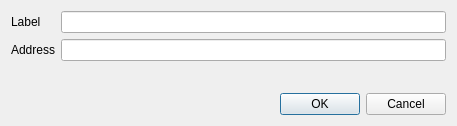
<?xml version="1.0" encoding="UTF-8"?>
<ui version="4.0">
 <class>EditAddressDialog</class>
 <widget class="QDialog" name="EditAddressDialog">
  <property name="geometry">
   <rect>
    <x>0</x>
    <y>0</y>
    <width>457</width>
    <height>126</height>
   </rect>
  </property>
  <property name="windowTitle">
   <string>Edit Address</string>
  </property>
  <layout class="QVBoxLayout" name="verticalLayout">
   <item>
    <layout class="QFormLayout" name="formLayout">
     <property name="fieldGrowthPolicy">
      <enum>QFormLayout::AllNonFixedFieldsGrow</enum>
     </property>
     <item row="0" column="0">
      <widget class="QLabel" name="label">
       <property name="text">
        <string>Label</string>
       </property>
       <property name="buddy">
        <cstring>labelEdit</cstring>
       </property>
      </widget>
     </item>
     <item row="0" column="1">
      <widget class="QLineEdit" name="labelEdit">
       <property name="toolTip">
        <string>The label associated with this address list entry</string>
       </property>
      </widget>
     </item>
     <item row="1" column="0">
      <widget class="QLabel" name="label_2">
       <property name="text">
        <string>Address</string>
       </property>
       <property name="buddy">
        <cstring>addressEdit</cstring>
       </property>
      </widget>
     </item>
     <item row="1" column="1">
      <widget class="QValidatedLineEdit" name="addressEdit">
       <property name="toolTip">
        <string>The address associated with this address list entry. This can only be modified for sending addresses.</string>
       </property>
      </widget>
     </item>
    </layout>
   </item>
   <item>
    <widget class="QDialogButtonBox" name="buttonBox">
     <property name="orientation">
      <enum>Qt::Horizontal</enum>
     </property>
     <property name="standardButtons">
      <set>QDialogButtonBox::Cancel|QDialogButtonBox::Ok</set>
     </property>
    </widget>
   </item>
  </layout>
 </widget>
 <customwidgets>
  <customwidget>
   <class>QValidatedLineEdit</class>
   <extends>QLineEdit</extends>
   <header>qvalidatedlineedit.h</header>
  </customwidget>
 </customwidgets>
 <resources/>
 <connections>
  <connection>
   <sender>buttonBox</sender>
   <signal>accepted()</signal>
   <receiver>EditAddressDialog</receiver>
   <slot>accept()</slot>
   <hints>
    <hint type="sourcelabel">
     <x>20</x>
     <y>20</y>
    </hint>
    <hint type="destinationlabel">
     <x>20</x>
     <y>20</y>
    </hint>
   </hints>
  </connection>
  <connection>
   <sender>buttonBox</sender>
   <signal>rejected()</signal>
   <receiver>EditAddressDialog</receiver>
   <slot>reject()</slot>
   <hints>
    <hint type="sourcelabel">
     <x>20</x>
     <y>20</y>
    </hint>
    <hint type="destinationlabel">
     <x>20</x>
     <y>20</y>
    </hint>
   </hints>
  </connection>
 </connections>
</ui>
